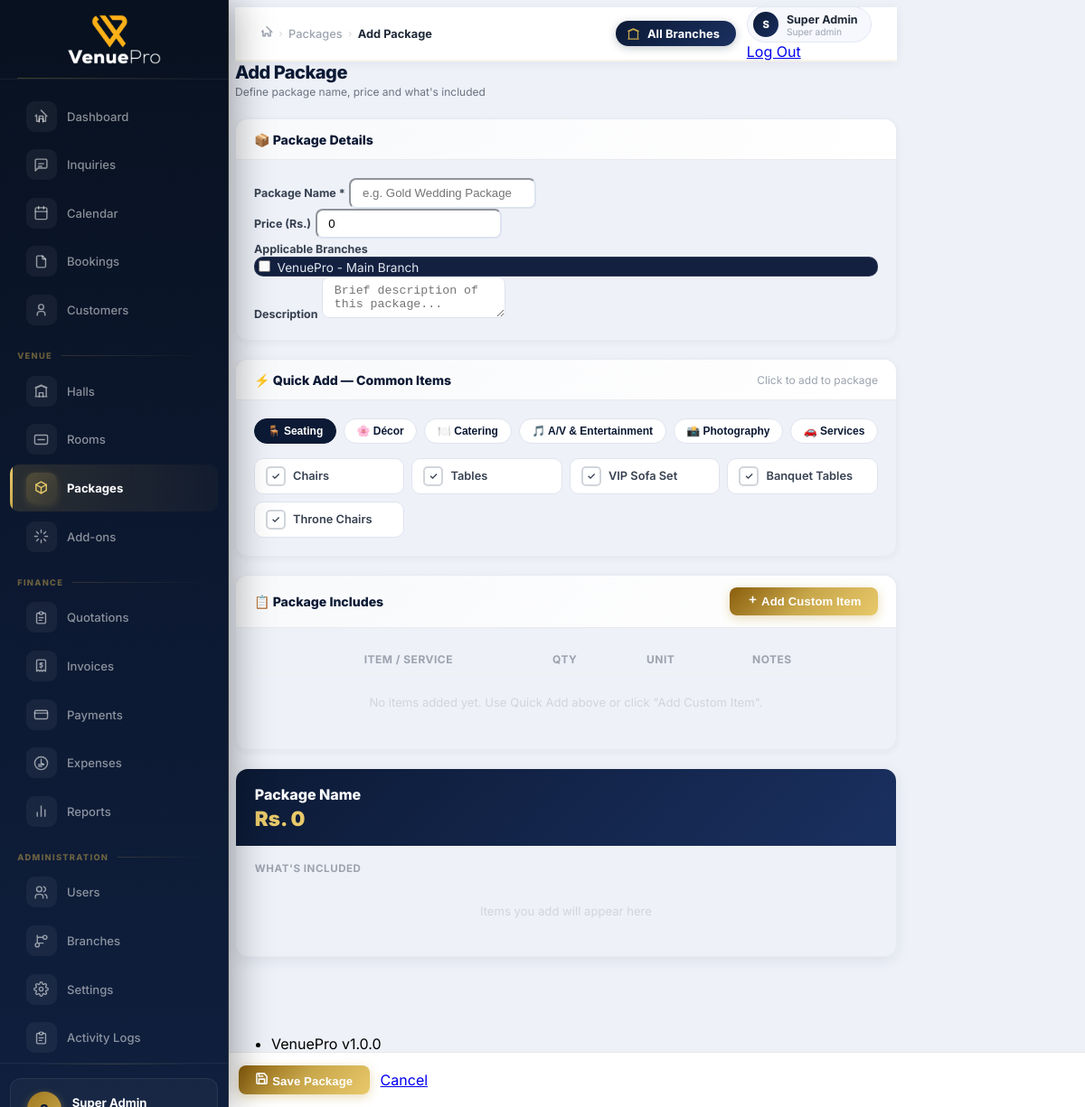
/modules/packages/create.php (signed in), run on the app's committed database.
### tables this page shows
CREATE TABLE `users` (
  `id` int(11) NOT NULL AUTO_INCREMENT,
  `branch_id` int(11) DEFAULT NULL,
  `role_id` int(11) NOT NULL,
  `user_id` varchar(20) DEFAULT NULL,
  `username` varchar(100) DEFAULT NULL,
  `name` varchar(150) NOT NULL,
  `email` varchar(150) NOT NULL,
  `password` varchar(255) NOT NULL,
  `phone` varchar(20) DEFAULT NULL,
  `avatar` varchar(255) DEFAULT NULL,
  `language` enum('en','ta','si') DEFAULT 'en',
  `is_active` tinyint(1) DEFAULT 1,
  `last_login` timestamp NULL DEFAULT NULL,
  `created_at` timestamp DEFAULT current_timestamp(),
  `updated_at` timestamp DEFAULT current_timestamp() ON UPDATE current_timestamp(),
  PRIMARY KEY (`id`),
  UNIQUE KEY `email` (`email`),
  UNIQUE KEY `user_id` (`user_id`),
  KEY `branch_id` (`branch_id`),
  KEY `role_id` (`role_id`),
  FOREIGN KEY (`branch_id`) REFERENCES `branches`(`id`) ON DELETE SET NULL,
  FOREIGN KEY (`role_id`) REFERENCES `roles`(`id`)
);

CREATE TABLE `roles` (
  `id` int(11) NOT NULL AUTO_INCREMENT,
  `name` varchar(50) NOT NULL,
  `slug` varchar(50) NOT NULL,
  `description` text DEFAULT NULL,
  PRIMARY KEY (`id`),
  UNIQUE KEY `slug` (`slug`)
);

CREATE TABLE `branches` (
  `id` int(11) NOT NULL AUTO_INCREMENT,
  `business_id` int(11) DEFAULT NULL,
  `name` varchar(150) NOT NULL,
  `address` text DEFAULT NULL,
  `city` varchar(100) DEFAULT NULL,
  `phone` varchar(20) DEFAULT NULL,
  `email` varchar(150) DEFAULT NULL,
  `logo` varchar(255) DEFAULT NULL,
  `is_active` tinyint(1) DEFAULT 1,
  `created_at` timestamp DEFAULT current_timestamp(),
  PRIMARY KEY (`id`),
  KEY `business_id` (`business_id`)
);

### modules/packages/package_form.php (the view, shortened to what the rows shown need)
<?php
$isEdit   = isset($pkg);
$formTitle = $isEdit ? 'Edit Package' : 'Add Package';
$fBranches = $_POST['branch_ids'] ?? ($isEdit ? array_column($db->fetchAll("SELECT branch_id FROM package_branches WHERE package_id=?", [$pkg['id']]), 'branch_id') : [$cu['branch_id']]);
$fBranches = array_map('intval', $fBranches);
?>
<div class="vp-page-header d-print-none">
  <div>
    <h1 class="vp-page-title"><?= $formTitle ?></h1>
  </div>
</div>
<form method="POST" id="pkgForm">
<div class="row g-4">
<div class="col-lg-8">
  <div class="pkg-section">
    <div class="pkg-section-body">
      <div class="row g-3">
        <div class="col-12">
          <div class="d-flex flex-wrap gap-3 p-3" style="background:var(--vp-navy-2,#1e2a3a);border:1px solid rgba(255,255,255,.1);border-radius:10px;">
            <?php foreach ($branches as $br): ?>
            <label class="form-check mb-0 d-flex align-items-center gap-2">
              <input type="checkbox" name="branch_ids[]" class="form-check-input" value="<?= $br['id'] ?>" <?= in_array((int)$br['id'], $fBranches) ? 'checked' : '' ?>>
              <span class="form-check-label" style="font-size:.85rem;color:var(--vp-text,#e2e8f0);"><?= Helper::sanitize($br['name']) ?></span>
            </label>
            <?php endforeach; ?>
          </div>
        </div>
      </div>
    </div>
  </div>
  <div class="pkg-section">
    <div class="pkg-section-body p-0">
      <table class="items-table">
        <thead>
          <tr>
            <th style="width:30px;"></th>
            <th>Item / Service</th>
            <th style="width:80px;">Qty</th>
            <th style="width:100px;">Unit</th>
            <th>Notes</th>
            <th style="width:36px;"></th>
          </tr>
        </thead>
      </table>
    </div>
  </div>
</div>
</div>
</form>

### includes/header.php (shortened to what the rows shown need)
<!doctype html>
<html lang="<?= Lang::current() ?>">
<head>
  <link rel="stylesheet" href="https://cdn.jsdelivr.net/npm/@tabler/core@1.0.0-beta21/dist/css/tabler.min.css">
  <link rel="stylesheet" href="<?= BASE_URL ?>/assets/css/app.css">
</head>
<body class="antialiased">
<?php $cu = Auth::currentUser(); ?>
<div class="wrapper">
  <div class="page-wrapper">
    <div class="vp-topbar">
      <div class="vp-topbar-right">
        <div class="nav-item dropdown">
          <a href="#" class="vp-topbar-user" data-bs-toggle="dropdown">
            <div class="vp-topbar-avatar"><?= strtoupper(substr($cu['name'], 0, 1)) ?></div>
            <div class="d-none d-md-block">
              <div class="vp-topbar-uname"><?= Helper::sanitize($cu['name']) ?></div>
              <div class="vp-topbar-urole"><?= ucfirst(str_replace('_', ' ', $cu['role'])) ?></div>
            </div>
          </a>
        </div>
      </div>
    </div>
    <div class="page-body">
      <div class="container-xl">

### data on the page
users: name "S", name "Super Admin", role.slug "Super admin"
branches: name "VenuePro - Main Branch"

### other printed values
Helper::sanitize($bc['label']) "Packages"
Helper::sanitize($bc['label']) "Add Package"
$formTitle "Add Package"
$cat "🪑 Seating"
$cat "🌸 Décor"
$cat "🍽️ Catering"
$cat "🎵 A/V & Entertainment"
$cat "📸 Photography"
$cat "🚗 Services"
$label "Chairs"
$label "Tables"
$label "VIP Sofa Set"
$label "Banquet Tables"
$label "Throne Chairs"
APP_NAME "VenuePro"
